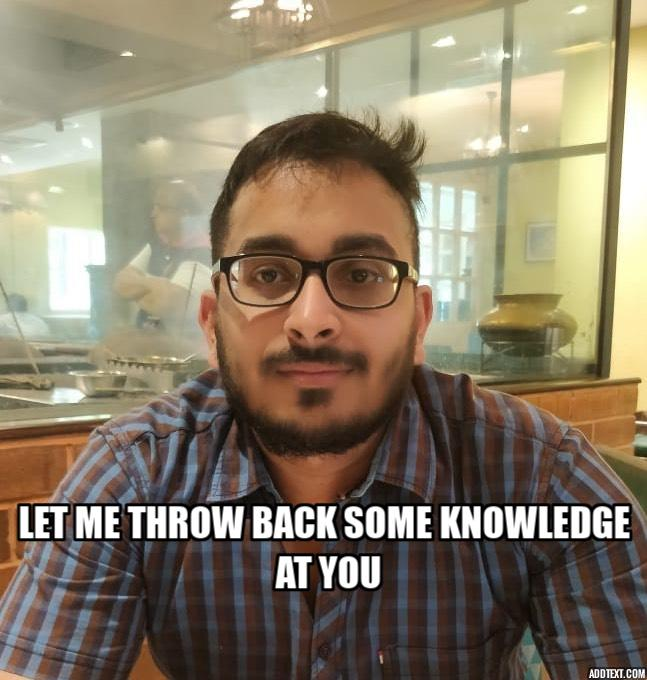
//> input picture assets/anish.jpg, 647 x 680 px
$ ./clarendonFilter   (built with g++ and OpenCV 4)
//> lines starting //> are read from the running program, lines starting //| are printed output that depends on the picture
#include<opencv2/imgproc.hpp>
#include<opencv2/highgui.hpp>
#include<iostream>

using namespace cv;
using namespace std;


//interpolation
void interpolation(uchar* lut, float* curve, float* originalValue){
    for(int i=0; i<256; i++){
        int j=0;
        float a = i;
        while (a>originalValue[j]){
            j++;
        }
        if(a == originalValue[j]){
            lut[i] = curve[j];
            continue;
        }
        float slope = ((float)(curve[j] - curve[j-1]))/((float)(originalValue[j] - originalValue[j-1]));
        float constant = curve[j] - slope * originalValue[j];
        lut[i] = slope * a + constant;
    }
}

int main(){

    //Read input image
    Mat image = imread("../assets/anish.jpg");
//> image is the input picture: 680 rows x 647 cols, CV_8UC3; mean B, G, R 105, 125.9, 138.1

    //check if image exists
    if(image.empty()){
        cout<<"Can not find image"<<endl;
        return 0;
    }

    //Define variable to store final result
    Mat clarendon;

    //Interpolation values
    float originValues[]={0, 28, 56, 85, 113, 141, 170, 198, 227, 255};
    float blueValues[]=  {0, 38, 66, 104, 139, 175, 206, 226, 245 , 255};
    float redValues[]=   {0, 16, 35, 64, 117, 163, 200, 222, 237, 249};
    float greenValues[]= {0, 24, 49, 98, 141, 174, 201, 223, 239, 255};

    //create a clone of input image to work on
    clarendon = image.clone();

    //split the channels
    vector<Mat> channels;
    split(clarendon, channels);
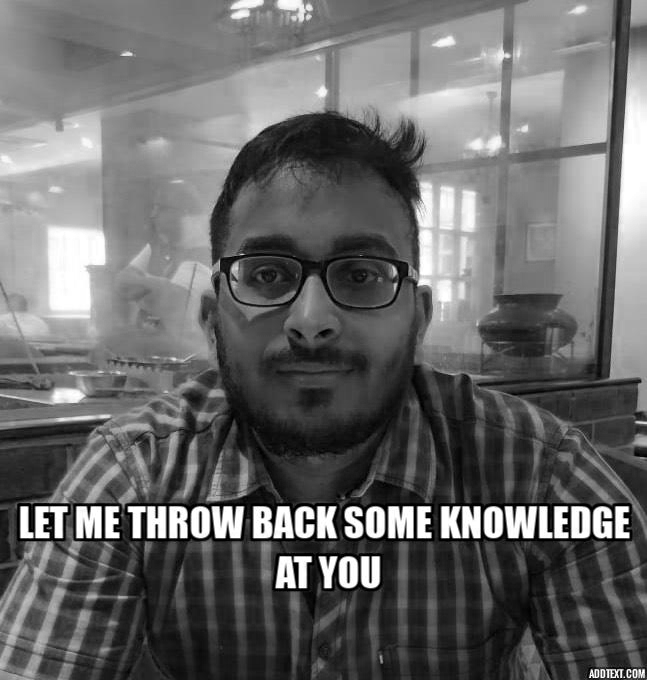
//> channels[0]: 680 rows x 647 cols, CV_8UC1; min 0, max 255, mean 105
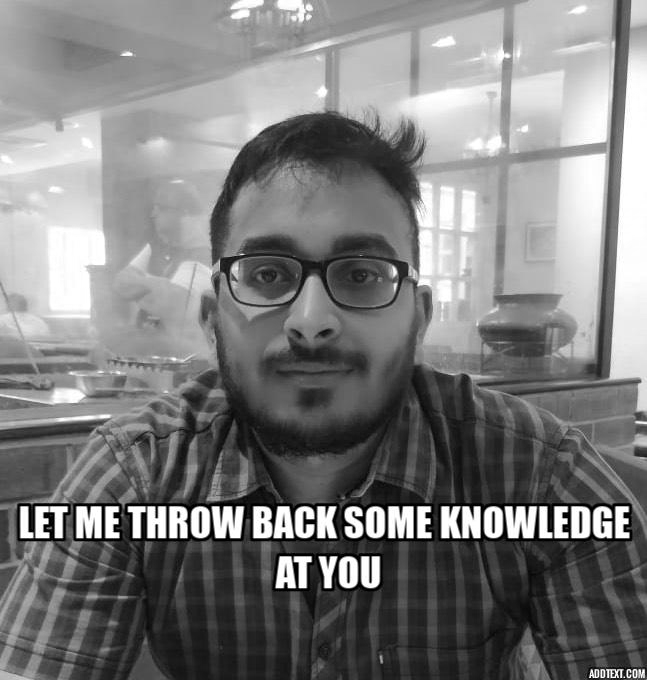
//> channels[1]: 680 rows x 647 cols, CV_8UC1; min 0, max 255, mean 125.9
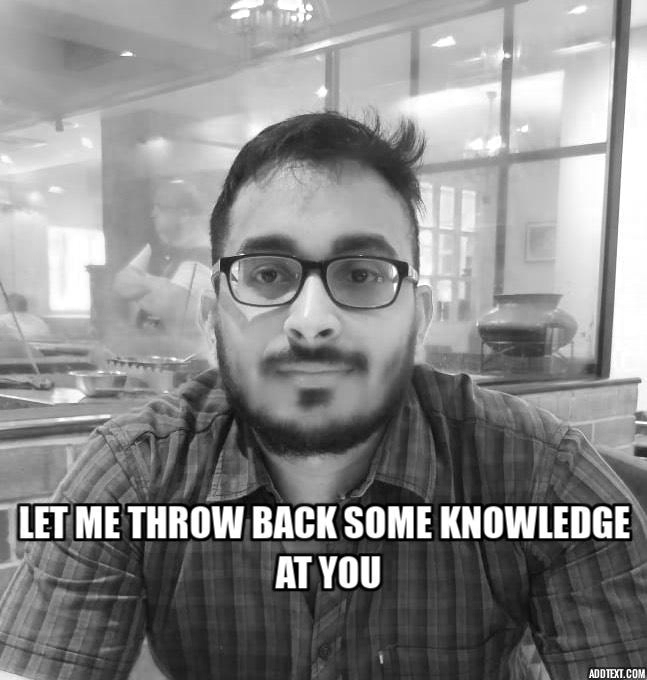
//> channels[2]: 680 rows x 647 cols, CV_8UC1; min 0, max 255, mean 138.1

    //create a lookup table
    Mat lookupTable(1, 256, CV_8U);
    uchar* lut = lookupTable.ptr();

    //Apply interpolation and create lookup table
    interpolation(lut, blueValues, originValues);
    //Apply mapping for Blue Channel
    LUT(channels[0], lookupTable, channels[0]);
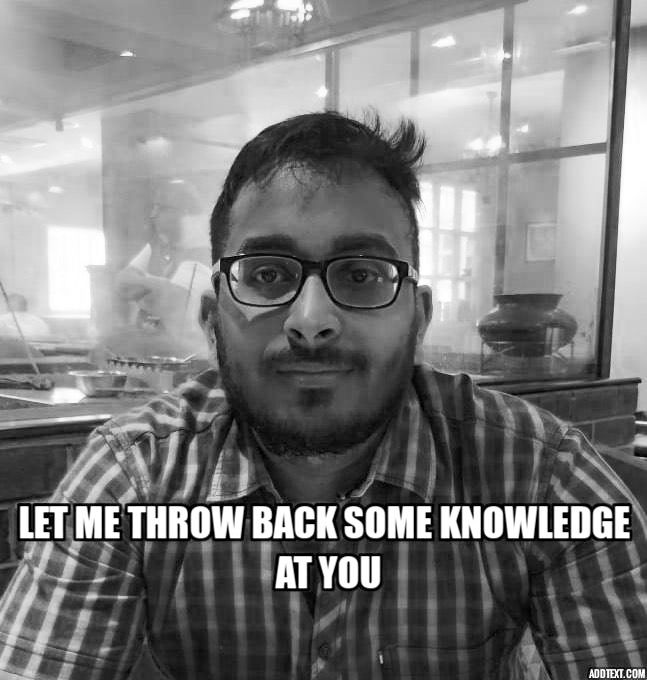
//> channels[0]: 680 rows x 647 cols, CV_8UC1; min 0, max 255, mean 124.6

    //Apply interpolation and create lookup table
    interpolation(lut, greenValues, originValues);
    //Apply mapping for green Channel
    LUT(channels[1], lookupTable, channels[1]);
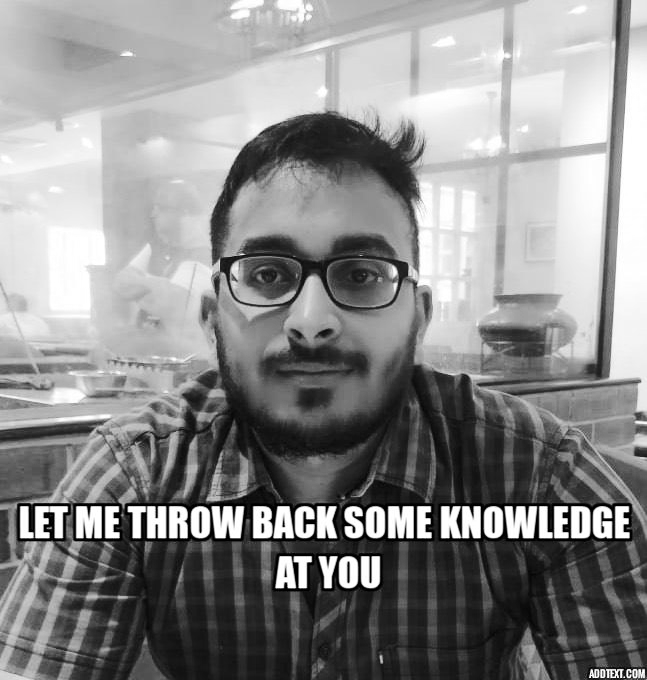
//> channels[1]: 680 rows x 647 cols, CV_8UC1; min 0, max 255, mean 139.6

    //Apply interpolation and create lookup table
    interpolation(lut, redValues, originValues);
    //Apply mapping for Red Channel
    LUT(channels[2], lookupTable, channels[2]);
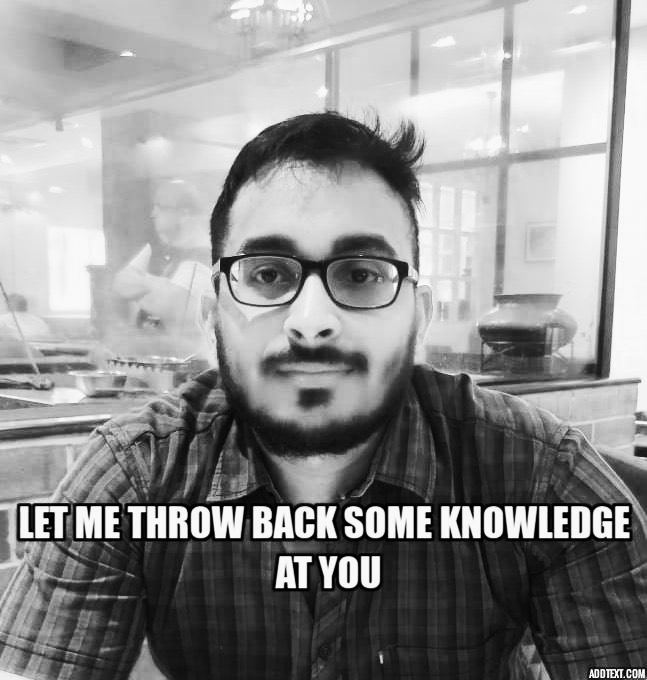
//> channels[2]: 680 rows x 647 cols, CV_8UC1; min 0, max 249, mean 143.7

    //merge back the channels
    merge(channels, clarendon);
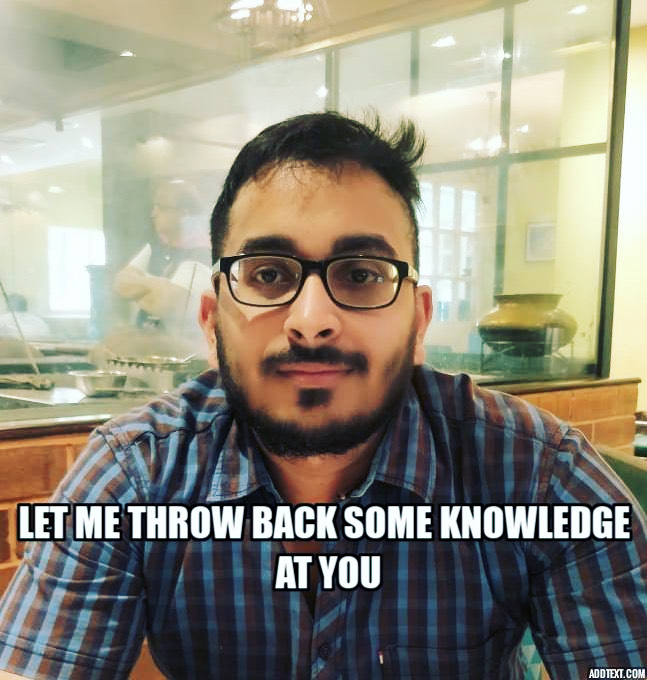
//> clarendon: 680 rows x 647 cols, CV_8UC3; mean B, G, R 124.6, 139.6, 143.7

    //Create windows to display images
    namedWindow("image", WINDOW_AUTOSIZE);
    namedWindow("clarendon", WINDOW_AUTOSIZE);

    //display images
    imshow("image", image);
    imshow("clarendon", clarendon);

    //Press esc to exit the program
    waitKey(0);

    //close all the opened windows
    destroyAllWindows();

    return 0;
}
